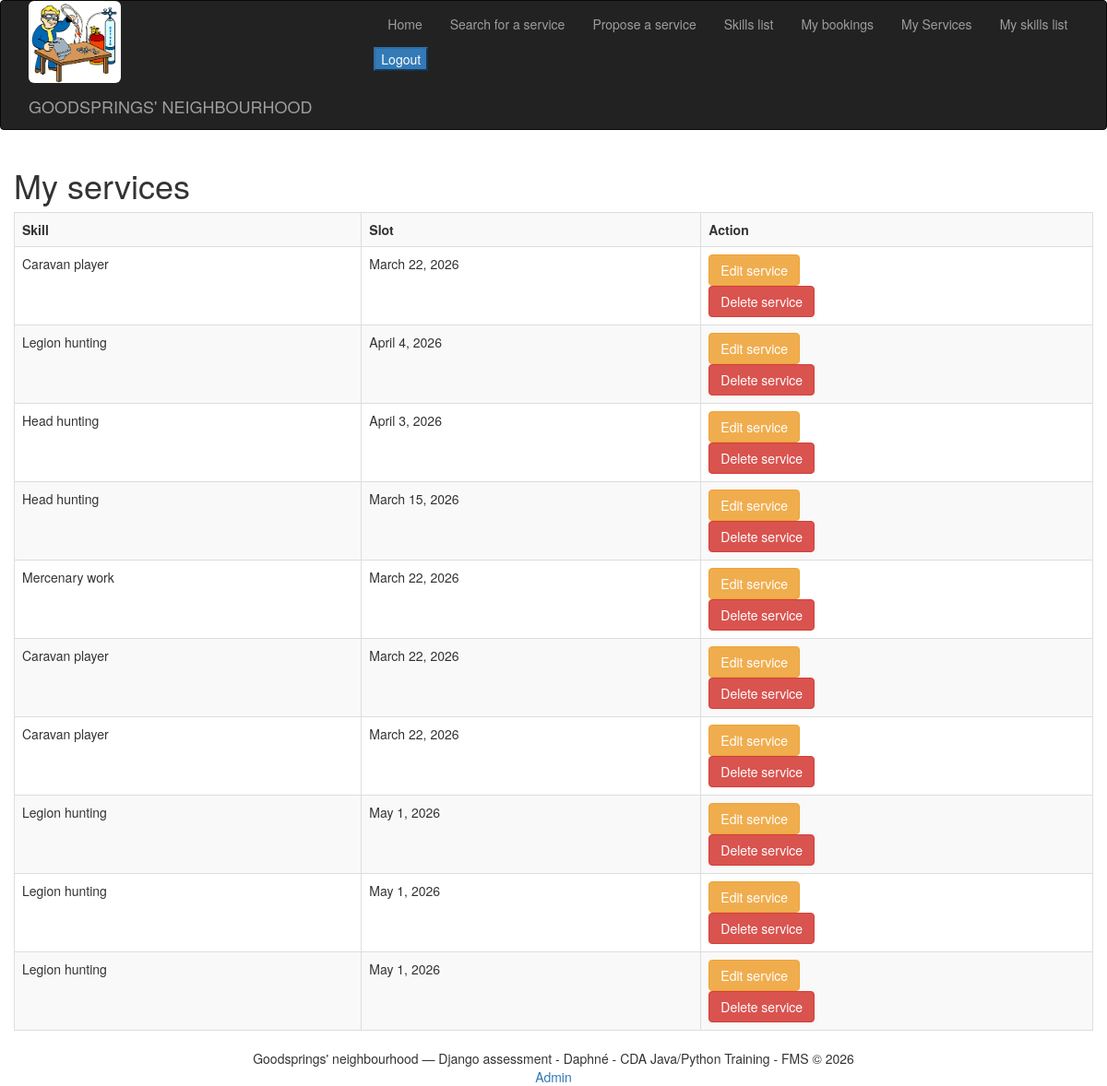
Screenshot of /skillbook/my_services/ (signed in) with the database file from the repository.
### skillbook/models.py (models this page shows, shortened)
class Booking(models.Model):
    slot = models.ForeignKey(Slot, on_delete=models.CASCADE)
    booker_user = models.ForeignKey(User, on_delete=models.CASCADE, default=0)
    is_booked = models.BooleanField(default=False)

class Slot(models.Model):
    user_skill = models.ForeignKey(UserSkill, on_delete=models.CASCADE)
    slot_date = models.DateField(auto_now=False, default=date.today)

class UserSkill(models.Model):
    user = models.ForeignKey(User, on_delete=models.CASCADE)
    skill = models.ForeignKey(Skill, on_delete=models.CASCADE)

class Skill(models.Model):
    name = models.CharField(max_length=200)

### skillbook/views.py (the view)
# urls.py: path('my_services/', views.my_services, name='my_services'),
@login_required
def my_services(request: HttpRequest):
    user_skills = UserSkill.objects.filter(user=request.user)
    slots = Slot.objects.filter(user_skill__in=user_skills)
    bookings = Booking.objects.filter(slot__in=slots)
    return render(request, 'skillbook/my_slots.html', {'bookings': bookings})

### skillbook/templates/skillbook/my_slots.html (shortened to what this page needs)
{% extends "base.html" %}
{% block content %}
<h1 class="h1">My services</h1>
<table class="table table-striped table-bordered ">
    <tr>
        <th>Skill</th>
        <th>Slot</th>
        <th>Action</th>
    </tr>
    {% for booking in bookings%}
    <tr>
        <td>{{ booking.slot.user_skill.skill.name }}</td>
        <td>{{ booking.slot.slot_date }}
        <td>
            <form method="post" action="{% url 'skillbook:edit_my_slot' booking.slot.id %}">
                <input type="submit" class="btn btn-warning" value="Edit service">
            </form>
            <form method="post" action="{% url 'skillbook:delete_service' booking.id %}">
                <input type="submit" class="btn btn-danger" value="Delete service">
            </form>
        </td>
    </tr>
    {% endfor %}
</table>
{% endblock %}

### rows the page displays
Booking: slot.user_skill.skill.name "Caravan player", slot.slot_date "March 22, 2026"
Booking: slot.user_skill.skill.name "Legion hunting", slot.slot_date "April 4, 2026"
Booking: slot.user_skill.skill.name "Head hunting", slot.slot_date "April 3, 2026"
Booking: slot.user_skill.skill.name "Head hunting", slot.slot_date "March 15, 2026"
Booking: slot.user_skill.skill.name "Mercenary work", slot.slot_date "March 22, 2026"
Booking: slot.user_skill.skill.name "Caravan player", slot.slot_date "March 22, 2026"
Booking: slot.user_skill.skill.name "Caravan player", slot.slot_date "March 22, 2026"
Booking: slot.user_skill.skill.name "Legion hunting", slot.slot_date "May 1, 2026"
Booking: slot.user_skill.skill.name "Legion hunting", slot.slot_date "May 1, 2026"
Booking: slot.user_skill.skill.name "Legion hunting", slot.slot_date "May 1, 2026"
